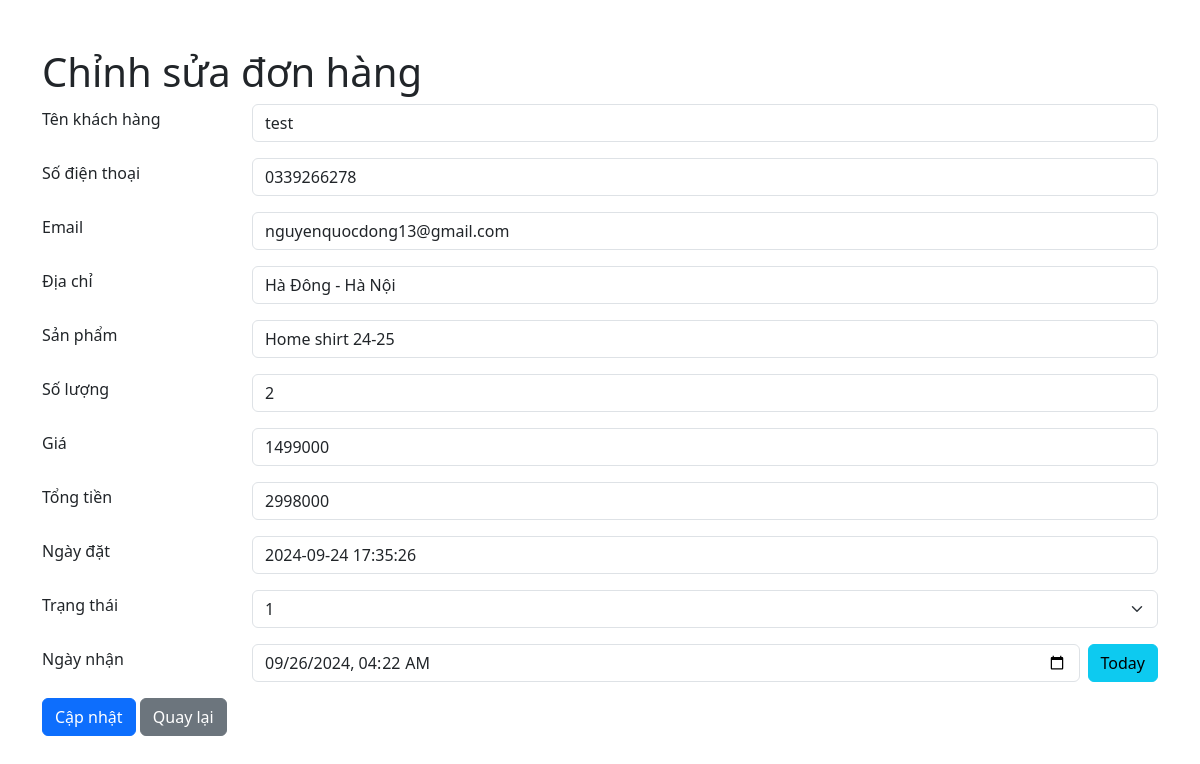
/admin/libs/edit_order.php?id=66 (signed in), run on the app's committed database.
### tables this page shows
CREATE TABLE `order_items` (
  `id` int(10) NOT NULL,
  `order_id` int(10) NOT NULL,
  `product_id` int(20) NOT NULL,
  `product_name` text NOT NULL,
  `quantity` int(20) NOT NULL,
  `price` int(50) NOT NULL
);

CREATE TABLE `orders` (
  `id` int(10) NOT NULL,
  `user_id` int(10) NOT NULL,
  `username` text NOT NULL,
  `phone` varchar(10) NOT NULL,
  `email` varchar(100) NOT NULL,
  `address` text NOT NULL,
  `total_price` int(11) NOT NULL,
  `created_at` timestamp NOT NULL DEFAULT current_timestamp(),
  `status` int(11) NOT NULL DEFAULT 0,
  `received` timestamp NULL DEFAULT NULL
);

### admin/libs/edit_order.php (the view, shortened to what this page needs)
<?php
include '../../pages/connect.php';
if (isset($_GET['id'])) {
    $order_id = $_GET['id'];
    $sql = "SELECT o.id AS order_id, o.user_id, o.username, o.phone, o.email, o.address, o.created_at, o.received,
                oi.product_name, oi.quantity, oi.price , o.total_price , o.status
            FROM orders o
            JOIN order_items oi ON o.id = oi.order_id
            WHERE o.id = ?";
    $stmt = $conn->prepare($sql);
    $stmt->bind_param('i', $order_id);
    $stmt->execute();
    $result = $stmt->get_result();
    if ($result->num_rows > 0) {
        $order = $result->fetch_assoc();
    } else {
        echo "Đơn hàng không tồn tại.";
        exit();
    }
}
?>
<!DOCTYPE html>
<html lang="en">
<head>
    <link href="https://cdn.jsdelivr.net/npm/bootstrap@5.3.0-alpha1/dist/css/bootstrap.min.css" rel="stylesheet">
</head>
<body>
    <div class="container mt-5">
        <h1>Chỉnh sửa đơn hàng</h1>
        <form method="POST" action="">
            <div class="mb-3 form-group">
                <label for="username" class="form-label">Tên khách hàng</label>
                <input type="text" class="form-control" id="username" name="username" value="<?php echo $order['username']; ?>" required>
            </div>
            <div class="mb-3 form-group">
                <label for="phone" class="form-label">Số điện thoại</label>
                <input type="text" class="form-control" id="phone" name="phone" value="<?php echo $order['phone']; ?>" required>
            </div>
            <div class="mb-3 form-group">
                <label for="email" class="form-label">Email</label>
                <input type="email" class="form-control" id="email" name="email" value="<?php echo $order['email']; ?>" required>
            </div>
            <div class="mb-3 form-group">
                <label for="address" class="form-label">Địa chỉ</label>
                <input type="text" class="form-control" id="address" name="address" value="<?php echo $order['address']; ?>" required>
            </div>
            <div class="mb-3 form-group">
                <label for="product" class="form-label">Sản phẩm</label>
                <input type="text" class="form-control" id="product" name="product" value="<?php echo $order['product_name']; ?>" required>
            </div>
            <div class="mb-3 form-group">
                <label for="quantity" class="form-label">Số lượng</label>
                <input type="number" class="form-control" id="quantity" name="quantity" value="<?php echo $order['quantity']; ?>" required>
            </div>
            <div class="mb-3 form-group">
                <label for="price" class="form-label">Giá</label>
                <input type="number" class="form-control" id="price" name="price" value="<?php echo $order['price']; ?>" required>
            </div>
            <div class="mb-3 form-group">
                <label for="total" class="form-label">Tổng tiền</label>
                <input type="number" class="form-control" id="total" name="total" value="<?php echo $order['total_price']; ?>" required>
            </div>
            <div class="mb-3 form-group">
                <label for="created" class="form-label">Ngày đặt</label>
                <input type="text" class="form-control" id="created_at" name="created_at" value="<?php echo $order['created_at']; ?>" required>
            </div>
            <div class="mb-3 form-group">
                <label for="status" class="form-label">Trạng thái</label>
                <select class="form-select" id="status" name="status" required>
                    <option value="1" <?php echo ($order['status'] == 1) ? 'selected' : ''; ?>>1</option>
                </select>
            </div>
            <div class="mb-3 form-group">
                <label for="received" class="form-label">Ngày nhận</label>
                <input type="datetime-local" class="form-control" id="received" name="received" value="<?php echo $order['received']; ?>">
                <button type="button" class="btn btn-info ms-2" onclick="setToday()">Today</button>
            </div>
            <button type="submit" class="btn btn-primary">Cập nhật</button>
            <a href="../pages/manage_order.php" class="btn btn-secondary">Quay lại</a>
        </form>
    </div>
</body>
</html>

### admin/libs/edit_order.php (style rules this page uses)
.form-group { display: flex; align-items: center; }
.form-group label { width: 200px; margin-right: 10px; }
.form-group input, .form-group select { flex: 1; }

### data on the page
order_items: username "test", phone "0339266278", email "nguyenquocdong13@gmail.com", address "Hà Đông - Hà Nội", product "Home shirt 24-25", quantity "2", price "1499000", total "2998000", created_at "2024-09-24 17:35:26", received "09/26/2024 04:22"
orders: status "1"
